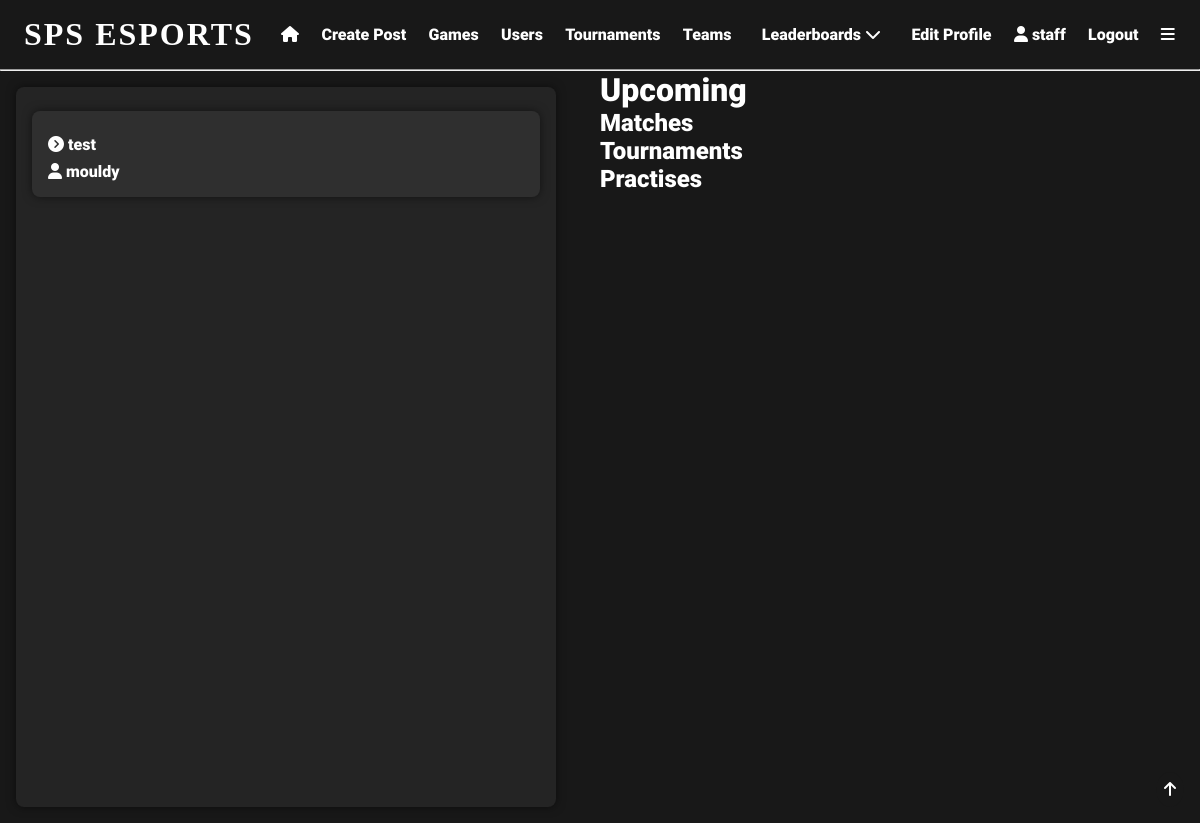
The page /index (signed in) on the database its author committed.
### app/models.py (models this page shows, shortened)
class User(UserMixin, db.Model):
    user_id = db.Column(db.Integer, primary_key=True)
    username = db.Column(db.String(64), index=True, unique=True)
    email = db.Column(db.String(120), index=True, unique=True)
    password_hash = db.Column(db.String(128), nullable=False)
    pfp = db.Column(db.String(140))
    user_bio = db.Column(db.String(140), default='New to SPS eSports!!!')
    pronouns = db.Column(db.String(64), nullable=True)
    skill_level = db.Column(db.String(64), default='Unsure')
    role = db.Column(db.String(64))
    grade = db.Column(db.String(64), nullable=True)
    availability = db.Column(db.String(140), default='Unsure')
    teams = db.relationship('Teams', back_populates='user')
    team_users = db.relationship('TeamUsers', back_populates='user')
    posts = db.relationship('Posts', back_populates='user')
    likes = db.relationship('Likes', back_populates='user')
    tournaments = db.relationship('Tournaments', back_populates='user')
    favourite_games = db.relationship('FavouriteGames', back_populates='user')
    tournament_users = db.relationship('TournamentUsers', back_populates='user')
    comments = db.relationship('Comments', back_populates='user')
    matches = db.relationship('Matches', back_populates='user')
    match_users = db.relationship('MatchUsers', back_populates='user')
    following = db.relationship('Following', backref='user', foreign_keys='Following.user_id')
    followed = db.relationship('Following', foreign_keys='Following.following_id')
    def __repr__(self):
        return '<User {}>'.format(self.username)

class Posts(db.Model):
    post_id = db.Column(db.Integer, primary_key=True, index=True, unique=True, nullable=False)
    post_title = db.Column(db.String(64), nullable=False)
    post_content = db.Column(db.String(140), nullable=False)
    post_date = db.Column(db.DateTime, nullable=False)
    post_type = db.Column(db.String(64))
    likes = db.Column(db.Integer, default=0)
    user_id = db.Column(db.Integer, db.ForeignKey('user.user_id'), name='post_user_id', nullable=False)
    user = db.relationship('User', back_populates='posts')
    post_likes = db.relationship('Likes', back_populates='post')
    comments = db.relationship('Comments', back_populates='post')
    def __repr__(self):
        return '<Post {}>'.format(self.post_title)

### app/routes.py (the view)
@app.route('/')
@app.route('/index')
@login_required
def index():
    following = Following.query.filter_by(user_id=current_user.user_id).all()
    followed_users = []
    for user in following:
        user = User.query.filter_by(user_id=user.following_id).first()
        followed_users.append(user)
    print(followed_users)
    posts = []
    for user in followed_users:
        user_posts = Posts.query.filter_by(user_id=user.user_id).all()
        for post in user_posts:
            print('Post: ' + str(post))
            print(post.post_title)
            print(user.username)
            posts.append((post, user.username))
    print(posts)
    tournament_users = TournamentUsers.query.filter_by(user_id=current_user.user_id).all()
    tournaments = []
    for tournament_user in tournament_users:
        tournament = Tournaments.query.filter_by(tournament_id=tournament_user.tournament_id).first()
        tournaments.append(tournament)
    match_users = MatchUsers.query.filter_by(match_user=current_user.user_id).all()
    matches = []
    for match_user in match_users:
        match = Matches.query.filter_by(match_id=match_user.match_id).first()
        matches.append(match)
    tournaments = sorted(tournaments, key=lambda x: x.tournament_start, reverse=False)
    matches = sorted(matches, key=lambda x: x.match_date, reverse=False)
    team_users = TeamUsers.query.filter_by(user_id=current_user.user_id).all()
    teams = []
    for team_user in team_users:
        team = Teams.query.filter_by(team_id=team_user.team_id).first()
        if team not in teams:
            teams.append(team)
    practises = []
    for team in teams:
        practise = Practises.query.filter_by(team_id=team.team_id).all()
        for p in practise:
            practises.append(p)
    practises = sorted(practises, key=lambda x: x.practise_date, reverse=False)
    return render_template('index.html', title="Home", tournaments=tournaments, matches=matches, practises=practises, posts=posts)

### app/models.py (called while the page is built)
@login.user_loader
def load_user(user_id):
    return User.query.get(int(user_id))  # returns the user id as an integer

### app/templates/index.html (shortened to what this page needs)
{% extends 'base.html' %}
{% block content %}
<div class="row">
    <div class="half">
        <div class="user-posts">
            {% for post in posts %}
            <div class="post">
                <a href="{{url_for('post', post_id=post[0].post_id)}}"><i class="fa-solid fa-circle-chevron-right"></i>
                    {{post[0].post_title}}</a>
                <p><i class="fa-solid fa-user"></i>   {{post[1]}}</p>
            </div>
            {% endfor %}
        </div>
    </div>
    <div class="half">
        <h1>Upcoming</h1>
        <h2>Matches</h2>
        <h2>Tournaments</h2>
        <h2>Practises</h2>
    </div>
</div>
{% endblock %}

### app/templates/base.html (shortened to what this page needs)
<!DOCTYPE html>
<html lang="en">
<head>
    <link rel="stylesheet" href="{{ url_for('static', filename='css/styles.css') }}">
</head>
<body>
  <div id="top" class="header">
      {% if current_user.is_anonymous %}
        <h1 onclick="location.href='login'">SPS ESPORTS</h1>
        <a href="{{ url_for('login') }}">Login</a>
        <a href="{{ url_for('register') }}">Register</a>
      {% else %}
        <h1 onclick="location.href='{{url_for('index')}}'">SPS ESPORTS</h1>
        <a href="{{ url_for('index') }}"><i class="fa-solid fa-house"></i></a>
        <a href="{{ url_for('create_post') }}">Create Post</a>
        <a href="{{ url_for('search') }}">Games</a>
        <a href="{{ url_for('user_search') }}">Users</a>
        <a href="{{ url_for('tournament_search') }}">Tournaments</a>
        <a href="{{url_for('team_search')}}">Teams</a>
        <div class="expand">
            <div class="expand-button">
                <a href="javascript:showDropdown()">Leaderboards  <i class="fa-solid fa-chevron-down"></i></a>
            </div>
        </div>
        <a href="{{ url_for('edit_profile') }}">Edit Profile</a>
        <a href="{{ url_for('user', username=current_user.username) }}"><i class="fa-solid fa-user"></i>   {{current_user.username}}</a>
        <a href="{{ url_for('logout') }}">Logout</a>
        <a href="javascript:navBar()"><i class="fa-solid fa-bars"></i></a>
      {% endif %}
  </div>
    <hr>
  <div class="topbutton">
    <a href="#top"><i class="fa-solid fa-arrow-up"></i></a>
  </div>
{% block content %} {% endblock %}
</body>
</html>

### app/static/css/styles.css (style rules this page uses)
* { margin: 0; padding: 0; box-sizing: border-box; scroll-behavior: smooth; scrollbar-width: thin; scrollbar-color: white var(--bg); }
body { background: var(--bg); color: white; }
:root { --accent: #e81c29; --bg: #181818; --bg2: #282828; --lightbg: rgba(255,255,255,0.05); }
.row { display: flex; }
.half { flex: 50%; }
.header { display:flex; align-items: center; padding: 1em 0.5em; }
.header a { padding: 0em 0.7em; font-family: 'Roboto'; font-size: 1em; text-decoration: none; transition: 0.5s; position: relative; transition: 0.3s; color: white; }
.header a::before { content: ''; position: absolute; width: 100%; height: 2px; left: 0; bottom: -2px; background-color: var(--accent); transform-origin: right; transform: scaleX(0); transition: transform 0.3s; }
.header h1 { box-shadow: inset 0 0 0 0 var(--bg); font-family: 'Nausea'; letter-spacing: 2px; padding: 0 0.5em; position: relative; transition: color 0.3s ease-in-out, box-shadow 0.3s ease-in-out; }
.expand { font-family: 'Roboto'; padding: 0.5em; position: relative; }
h1 { font-family: 'Roboto'; font-size: 2em; }
h2 { font-family: 'Roboto'; font-size: 1.5em; }
.topbutton { position: fixed; bottom: 1em; right: 1em; padding: 0.5em; border-radius: 50%; background-color: var(--bg); color: white; font-family: 'Roboto'; font-size: 1em; transition: 0.5s; }
a { color: white; text-decoration: none; transition: 0.5s; padding: 0.5em 0; position: relative; font-family: 'Roboto'; }
a::before { content: ''; position: absolute; width: 100%; height: 2px; left: 0; bottom: -2px; background-color: var(--accent); transform-origin: right; transform: scaleX(0); transition: transform 0.3s; }
.user-posts { display: flex; flex-flow: column; height: 90vh; width: 90%; overflow-y: scroll; overflow-x: hidden; background-color: var(--lightbg); box-shadow: 0 0 10px 0 rgba(0,0,0,0.5); border-radius: 0.5em; padding: 1em; margin: 1em; }
.post { display: flex; flex-flow: column wrap; background-color: var(--lightbg); box-shadow: 0 0 10px 0 rgba(0,0,0,0.5); border-radius: 0.5em; padding: 1em; margin: 0.5em 0; font-family: 'Roboto'; width: 100%; background: rgba(255,255,255,0.05); }
.post a::before { top: 80%; }

### rows shown on the page
User: username "staff"
User: post_title "test", username "mouldy"
